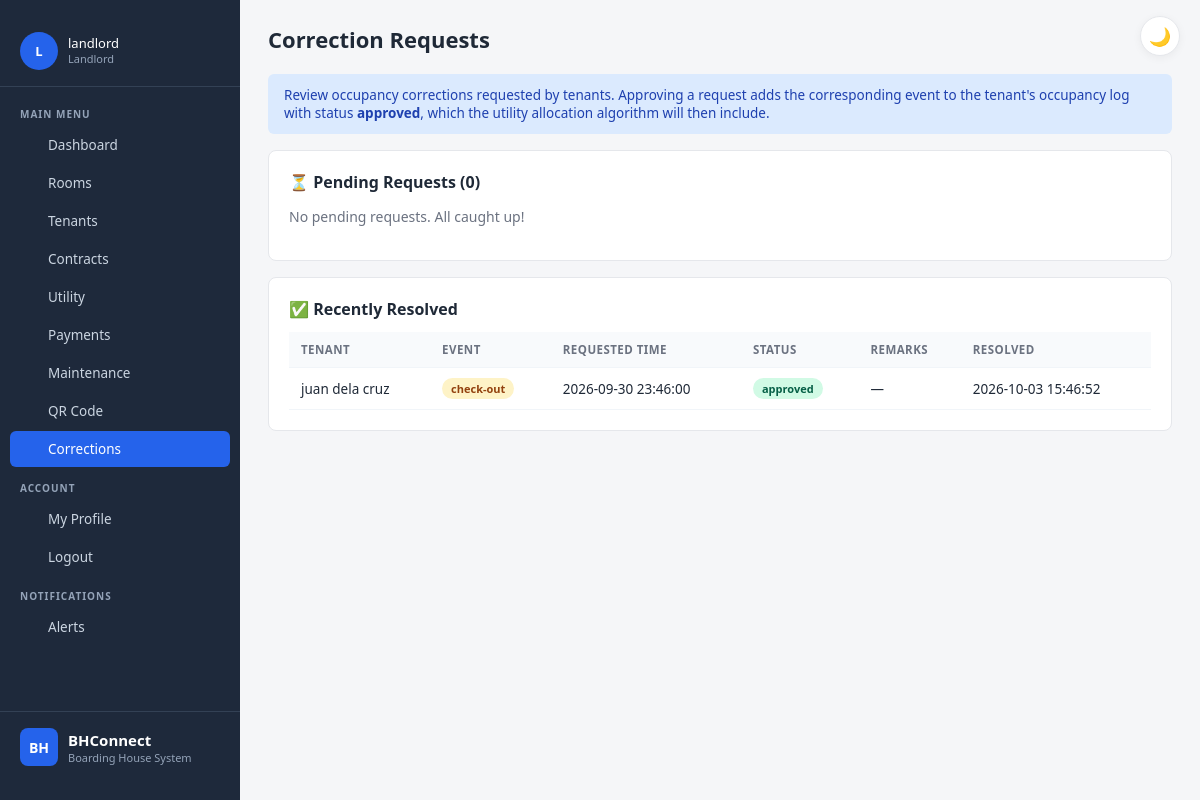
The page /landlord/corrections.php (signed in) on the database its author committed.
### tables this page shows
CREATE TABLE `correction_requests` (
  `id` int(11) NOT NULL,
  `tenant_id` int(11) NOT NULL,
  `log_id` int(11) DEFAULT NULL,
  `requested_event` enum('check_in','check_out') DEFAULT NULL,
  `requested_time` datetime DEFAULT NULL,
  `reason` text DEFAULT NULL,
  `status` enum('pending','approved','rejected') DEFAULT 'pending',
  `landlord_remarks` text DEFAULT NULL,
  `created_at` timestamp NOT NULL DEFAULT current_timestamp()
);

CREATE TABLE `tenants` (
  `id` int(11) NOT NULL,
  `full_name` varchar(100) NOT NULL,
  `contact` varchar(30) DEFAULT NULL,
  `email` varchar(100) DEFAULT NULL,
  `emergency_contact` varchar(100) DEFAULT NULL,
  `room_id` int(11) DEFAULT NULL,
  `status` enum('active','archived') DEFAULT 'active',
  `created_at` timestamp NOT NULL DEFAULT current_timestamp()
);

### landlord/corrections.php (the view, shortened to what this page needs)
<?php
require_once '../includes/auth.php';
$pending = $conn->query("
    SELECT cr.*, t.full_name
    FROM correction_requests cr
    JOIN tenants t ON t.id = cr.tenant_id
    WHERE cr.status = 'pending'
    ORDER BY cr.created_at ASC
");
$resolved = $conn->query("
    SELECT cr.*, t.full_name
    FROM correction_requests cr
    JOIN tenants t ON t.id = cr.tenant_id
    WHERE cr.status IN ('approved', 'rejected')
    ORDER BY cr.created_at DESC
    LIMIT 20
");
include '../includes/header.php';
?>
<h1>Correction Requests</h1>
<div class="alert alert-info">
  Review occupancy corrections requested by tenants. Approving a request adds the
  corresponding event to the tenant's occupancy log with status <strong>approved</strong>,
  which the utility allocation algorithm will then include.
</div>
<div class="card">
  <h2>⏳ Pending Requests (<?= $pending->num_rows ?>)</h2>
  <?php if ($pending->num_rows === 0): ?>
    <p style="color:#6b7280;">No pending requests. All caught up!</p>
  <?php endif; ?>
</div>
<div class="card">
  <h2>✅ Recently Resolved</h2>
  <?php if ($resolved->num_rows === 0): ?>
    <p style="color:#6b7280;">No resolved requests yet.</p>
  <?php else: ?>
    <table>
      <tr>
        <th>Tenant</th><th>Event</th><th>Requested Time</th>
        <th>Status</th><th>Remarks</th><th>Resolved</th>
      </tr>
      <?php while ($r = $resolved->fetch_assoc()): ?>
        <tr>
          <td><?= htmlspecialchars($r['full_name']) ?></td>
          <td>
            <span class="badge <?= $r['requested_event'] === 'check_in' ? 'badge-green' : 'badge-yellow' ?>">
              <?= $r['requested_event'] === 'check_in' ? 'Check-In' : 'Check-Out' ?>
            </span>
          </td>
          <td><?= htmlspecialchars($r['requested_time']) ?></td>
          <td>
            <span class="badge <?= $r['status'] === 'approved' ? 'badge-green' : 'badge-red' ?>">
              <?= $r['status'] ?>
            </span>
          </td>
          <td><?= $r['landlord_remarks'] ? htmlspecialchars($r['landlord_remarks']) : '—' ?></td>
          <td><?= $r['created_at'] ?></td>
        </tr>
      <?php endwhile; ?>
    </table>
  <?php endif; ?>
</div>
<?php include '../includes/footer.php'; ?>

### assets/css/style.css (style rules this page uses)
:root { --bg: #f5f6f8; --card-bg: #ffffff; --text: #1f2937; --text-muted: #6b7280; --text-dim: #94a3b8; --border: #e5e7eb; --border-soft: #f1f5f9; --input-bg: #ffffff; --input-border: #d1d5db; --sidebar-bg: #1e293b; --sidebar-text: #cbd5e1; --sidebar-hover: #334155; --sidebar-border: #334155; --brand-name: #ffffff; --brand-sub: #94a3b8; --user-name: #ffffff; --accent: #2563eb; --accent-hover: #1d4ed8; --danger: #dc2626; --danger-hover: #b91c1c; --table-header-bg: #f8fafc; --table-hover: #fafbfc; --shadow: rgba(0,0,0,0.05); }
* { box-sizing: border-box; }
html, body { margin: 0; padding: 0; }
body { font-family: 'Segoe UI', system-ui, Arial, sans-serif; background: var(--bg); color: var(--text); font-size: 14px; transition: background 0.2s, color 0.2s; }
h1 { font-size: 22px; margin: 0 0 20px; font-weight: 600; }
h2 { font-size: 16px; margin: 0 0 12px; font-weight: 600; }
.card { background: var(--card-bg); border: 1px solid var(--border); border-radius: 8px; padding: 20px; margin-bottom: 16px; transition: background 0.2s, border-color 0.2s; }
table { width: 100%; border-collapse: collapse; font-size: 13.5px; }
th, td { padding: 10px 12px; text-align: left; border-bottom: 1px solid var(--border-soft); color: var(--text); }
th { background: var(--table-header-bg); font-weight: 600; font-size: 11.5px; color: var(--text-muted); text-transform: uppercase; letter-spacing: 0.04em; }
.alert { padding: 12px 16px; border-radius: 6px; margin-bottom: 16px; font-size: 13.5px; }
.alert-info { background: #dbeafe; color: #1e40af; }
.badge { display: inline-block; padding: 3px 9px; border-radius: 12px; font-size: 11px; font-weight: 600; text-transform: lowercase; }
.badge-green { background: #d1fae5; color: #065f46; }
.badge-yellow { background: #fef3c7; color: #92400e; }

### rows shown on the page
correction_requests: tenant.full_name "juan dela cruz", requested_event "check-out", requested_time "2026-09-30 23:46:00", status "approved", created_at "2026-10-03 15:46:52"

### other values the page prints
initials($displayName) "L"
$displayName "landlord"
$role "Landlord"
$pending->num_rows "0"
